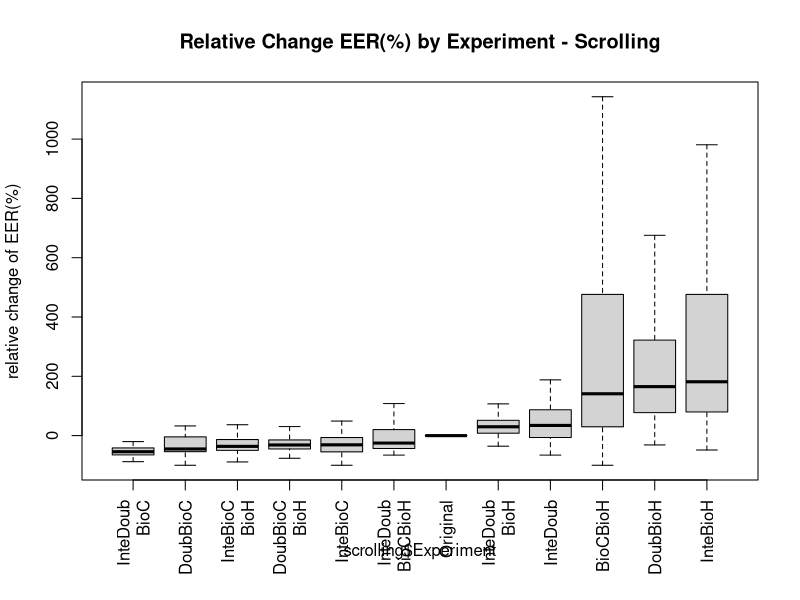
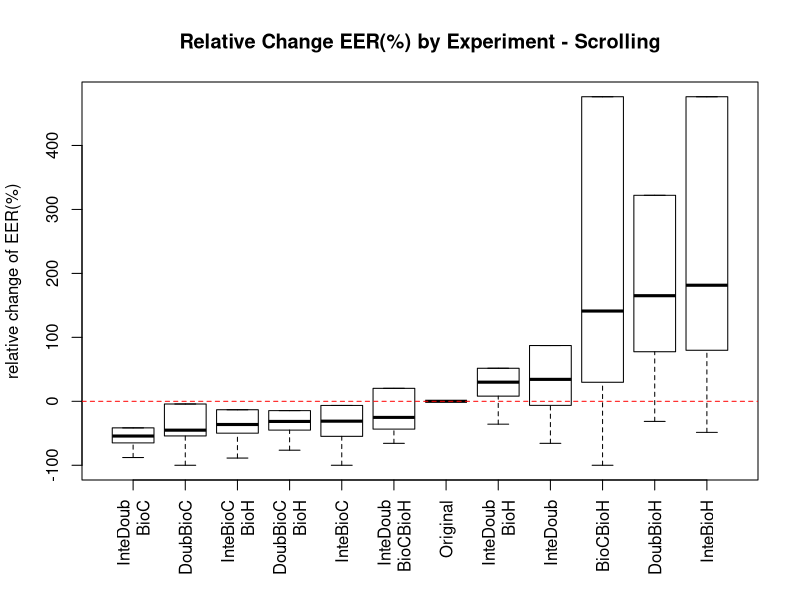

The R script that drew these images, in order:
sOriginal<-c(0.0198675497,0.0093582888,0.1181318681,0.0291262136,0.1462264151,0.0208333333,0.0817843866,0.1151832461,0.0869565217,0.2272727273,0.1724137931,0.0796460177,0.3164556962,0.1467889908,0.0751173709,0.1747572816,0.0550458716,0.0847457627,0.1481481481,0.0145985401,0.0485175202,0.0483870968,0.125498008,0.0632183908,0.0402298851,0.0543478261,0.0748031496,0.0895140665,0.1504424779,0.0459770115,0.0833333333,0.0707964602,0.1590214067,0.0068728522,0.0534482759,0.095505618,0.01953125,0.0434782609,0.0689655172,0.1504424779,0.0416666667)
sBioCBioH<-c(0.071953125,0.018572535757063344,0.023496293440634815,0.24509803921568626,0.23148148148148148,0.08158995815899582,0.10074626865671642,0.12203389830508475,0.12958308899500154,0.36354087089381204,0.05373676402885058,0.458903242147923,0.15048598553345388,0.4967250329530846,0.19190500878481523,0.04198473282442748,0.35429447852760737,0.49710982658959535,0.48214285714285715,0.013392857142857142,0.06729862914027747,0.4878048780487805,0.202395528431954,0.4902641238766297,0.5,0.13106796116504854,0.021199273167777106,0.13037202077416724,0.4183973604787969,0.49696382428940566,0.48549742477636215,0.26777882205513787,0.03509734483847906,0.06387076731904318,0.12389162561576354,0.16516059556138213,0.22795807978363758,0.05641025641025641,0.21965317919075145,0.48214285714285715,0.0)
sDoubBioC<-c(0.01,0.05137039385612626,0.044157450465428204,0.00980392156862745,0.07716049382716049,0.01677201103890323,0.061567164179104475,0.061016949152542375,0.16715534333026166,0.11397058823529412,0.07803468208092486,0.08482142857142858,0.11160714285714286,0.07208588957055215,0.05214723926380368,0.08015267175572519,0.41419420528947776,0.40173410404624277,0.06696428571428571,0.004464285714285714,0.029141104294478526,0.2804878048780488,0.08263504939003781,0.03468208092485549,0.008670520231213872,0.03398058252427184,0.024475524475524476,0.09049472016067028,0.07514450867052024,0.023255813953488372,0.07983193277310924,0.06696428571428571,0.06595092024539877,0.0034482758620689655,0.05264416111272095,0.08192090395480225,0.010716700473292765,0.057692307692307696,0.06358381502890173,0.15178571428571427,0.0)
sDoubBioH<-c(0.08309895833333333,0.016564503628549287,0.11632090852870074,0.27040816326530615,0.31877474959235963,0.08793732751713701,0.14515505374680998,0.18811784541662968,0.1633576275446092,0.4152501909854851,0.1782699882346923,0.458903242147923,0.25265596745027125,0.4967250329530846,0.20553587372908208,0.20603275772622842,0.36309738619374127,0.49710982658959535,0.48831569664902996,0.028806047966631908,0.09016420551320424,0.4878048780487805,0.23433643894319986,0.4902641238766297,0.5,0.14407450401013086,0.07586311326468807,0.2024775234180095,0.4314926594710727,0.49696382428940566,0.48359989156953104,0.2676221804511278,0.1563502751591933,0.0639484311898105,0.07602144305998261,0.19297218840715422,0.0440500338066261,0.12798216276477145,0.23410404624277456,0.49192629179331304,0.02857142857142857)
sInteBioC<-c(0.0,0.05078559853448883,0.040025219060469526,0.024509803921568627,0.10185185185185185,0.046060713967773524,0.07649253731343283,0.07457627118644068,0.1729356901510709,0.051470588235294115,0.06936416184971098,0.07142857142857142,0.10714285714285714,0.10122699386503067,0.05178720585270313,0.0916030534351145,0.41467752745269887,0.40173410404624277,0.06696428571428571,0.0,0.024539877300613498,0.2682926829268293,0.08163704539802184,0.03757225433526012,0.008670520231213872,0.043689320388349516,0.038461538461538464,0.07592220670610202,0.03468208092485549,0.029069767441860465,0.06722689075630252,0.0625,0.04141104294478527,0.006896551724137931,0.07968704723268619,0.0903954802259887,0.0504394861392833,0.021794871794871794,0.031791907514450865,0.12946428571428573,0.0)
sInteBioH<-c(0.079765625,0.01773409427182414,0.11356608759206162,0.25,0.31551362683438156,0.12995637852755274,0.17562446833191556,0.20706362587629779,0.18358884141744158,0.39686783804430864,0.18711954575681622,0.458903242147923,0.2405628390596745,0.49693251533742333,0.21176445174112157,0.23690061513377308,0.3646311285250296,0.4988047418438326,0.4852292768959436,0.020692127215849843,0.0842152696244605,0.4878048780487805,0.23653332313009762,0.4884393063583815,0.5,0.17823976361333896,0.10778591487252905,0.1971074639511713,0.42349992326973246,0.49696382428940566,0.48359989156953104,0.26323621553884713,0.11537150647580095,0.0612457284871078,0.0995508548246885,0.19893404501045667,0.06443542934415145,0.0838907469342252,0.22897962530234084,0.4848024316109423,0.02142857142857143)
sInteDoub<-c(0.01390625,0.008032128514056224,0.10645013613473725,0.0545218087234894,0.32660726764500353,0.07339980414849105,0.1511677364472972,0.15574585145088293,0.12578537320934907,0.2128533231474408,0.15939434242160724,0.098879179331307,0.42506781193490056,0.2509112951782721,0.08878423917739567,0.2157414955903061,0.08549002423055112,0.1258841971196238,0.14247134038800707,0.0072992700729927005,0.06004745919666628,0.12809876049580168,0.15848654129440798,0.08289734610353994,0.017740340736233647,0.15650063317855634,0.07301360057265568,0.14418746959973638,0.19621208245946084,0.10439276485788113,0.05082678232583356,0.05325814536340852,0.13356859028712986,0.011245728487107797,0.09776151840046363,0.18487217904298156,0.041176470588235294,0.08528428093645485,0.14023490345590947,0.34014057750759874,0.014285714285714285)
sDoubBioCBioH<-c(0.016432291666666668,0.012210244486718806,0.06495514380486551,0.05612244897959184,0.06734800838574423,0.01691444849995549,0.06234049957466553,0.05514242612476706,0.07328753734885929,0.12504774637127578,0.1060156529745767,0.06329154002026342,0.1181622965641953,0.07208588957055215,0.05108154036694605,0.10646261024234789,0.27115662215806563,0.40173410404624277,0.06591710758377425,0.014598540145985401,0.03322970581912589,0.2804878048780488,0.07325923233405393,0.03468208092485549,0.009469120778825677,0.026013085690164625,0.042866582236660976,0.06648439583889038,0.05969614814056985,0.0315891472868217,0.056925996204933584,0.044407894736842105,0.08408565680748832,0.007952780366573469,0.09971747319617502,0.0758966195336642,0.19553752535496957,0.045930880713489414,0.046242774566473986,0.12851443768996962,0.02857142857142857)
sInteBioCBioH<-c(0.009765625,0.012795039808356234,0.05928487097318266,0.025510204081632654,0.08278010715117633,0.025460696163090893,0.07399853066274843,0.06823143136036916,0.06509173159085196,0.05992169595110772,0.12064555731750984,0.04188829787234043,0.11239828209764918,0.10122699386503067,0.050361473544744954,0.11131697917438672,0.27527452698870963,0.40173410404624277,0.05869708994708995,0.0072992700729927005,0.03188199692424719,0.2682926829268293,0.07904797433886221,0.03757225433526012,0.004534910252509888,0.04717180244829042,0.06255162160673972,0.06418182103462884,0.0423551076781421,0.034366925064599485,0.03361344537815126,0.03555764411027569,0.06900177897484497,0.00697421559490525,0.10404955085482469,0.06064082155008271,0.21291413116970925,0.021906354515050165,0.026667486574017137,0.1293693009118541,0.02142857142857143)
sInteDoubBioC<-c(0.00390625,0.0033467202141900937,0.05548594880691356,0.015306122448979591,0.095125786163522,0.014822398290750466,0.041093109581625556,0.08116958026444228,0.03040965066599648,0.07682391138273491,0.1060156529745767,0.036379179331306986,0.10103978300180833,0.05612601910465249,0.03356951525101529,0.13940561772771068,0.03180904263545909,0.04954443029293622,0.03979276895943562,0.0072992700729927005,0.02630512790832272,0.01834266293482607,0.07665021394909861,0.027984051305852076,0.009069820505019775,0.020578303081468973,0.04154506910412422,0.059831641378877504,0.045923065118420384,0.005555555555555556,0.01301165627541339,0.026472431077694234,0.044611535072405936,0.0026250388319353835,0.06070704143726456,0.037979523675749916,0.044286680189317106,0.021181716833890744,0.033298487270938384,0.10799772036474163,0.014285714285714285)
sInteDoubBioH<-c(0.021718750000000002,0.007024589586415839,0.11768627167513995,0.04591836734693878,0.29373398555788494,0.0549274459182765,0.113641636377697,0.16341290265329667,0.12496160397643183,0.2598357524828113,0.22395007417259194,0.10505319148936171,0.26570976491862563,0.2509112951782721,0.08004982862409632,0.2236715333876825,0.08622467391864722,0.1258841971196238,0.12973985890652556,0.010948905109489052,0.05702544937410084,0.12809876049580168,0.14751646866012386,0.08289734610353994,0.031696836020687555,0.07745884339383706,0.09644292715158856,0.11225346366874303,0.16256586014629903,0.07428940568475452,0.05353754404987802,0.06195175438596491,0.2002302691738574,0.010422491456974216,0.06210518690234715,0.14356837406748446,0.04259634888438134,0.06337792642140469,0.1315643832246956,0.3114551671732523,0.03571428571428571)
sInteDoubBioCBioH<-c(0.008619791666666668,0.004685408299866131,0.05945754925346762,0.01020408163265306,0.10584090379687863,0.035742900382800674,0.08441922511793365,0.08365427278374302,0.07376225182206585,0.15550993124522536,0.10005626886285743,0.03020516717325228,0.14455244122965644,0.24079754601226994,0.05540194130015265,0.13629289261098348,0.07313630973861937,0.0953757225433526,0.0865299823633157,0.0072992700729927005,0.04508210275660212,0.12195121951219512,0.1269489774444721,0.06829880595755453,0.016095603894128382,0.05883284086112284,0.04329332085237597,0.06698256790045973,0.18090439408665404,0.029069767441860465,0.04852263486039577,0.0400219298245614,0.06797512760403678,0.008620689655172414,0.06460446247464503,0.12423135749289885,0.04063556457065585,0.04085841694537347,0.12269913499774525,0.301766717325228,0.014285714285714285)

sBioCBioH<-((sBioCBioH-sOriginal)/sOriginal)*100
sDoubBioC<-((sDoubBioC-sOriginal)/sOriginal)*100
sDoubBioH<-((sDoubBioH-sOriginal)/sOriginal)*100
sInteBioC<-((sInteBioC-sOriginal)/sOriginal)*100
sInteBioH<-((sInteBioH-sOriginal)/sOriginal)*100
sInteDoub<-((sInteDoub-sOriginal)/sOriginal)*100
sDoubBioCBioH<-((sDoubBioCBioH-sOriginal)/sOriginal)*100
sInteBioCBioH<-((sInteBioCBioH-sOriginal)/sOriginal)*100
sInteDoubBioH<-((sInteDoubBioH-sOriginal)/sOriginal)*100
sInteDoubBioC<-((sInteDoubBioC-sOriginal)/sOriginal)*100
sInteDoubBioCBioH<-((sInteDoubBioCBioH-sOriginal)/sOriginal)*100
sOriginal<-((sOriginal-sOriginal)/sOriginal)*100


scrolling<-matrix(c(sOriginal,sBioCBioH,sDoubBioC,sDoubBioH,sInteBioC,sInteBioH,sInteDoub,sDoubBioCBioH,sInteBioCBioH,sInteDoubBioH,sInteDoubBioC,sInteDoubBioCBioH),nrow=492)

ex0=rep('Original',41)
ex1=rep('BioCBioH',41)
ex2=rep('DoubBioC',41)
ex3=rep('DoubBioH',41)
ex4=rep('InteBioC',41)
ex5=rep('InteBioH',41)
ex6=rep('InteDoub',41)
ex7=rep('DoubBioC\nBioH',41)
ex8=rep('InteBioC\nBioH',41)
ex9=rep('InteDoub\nBioH',41)
ex10=rep('InteDoub\nBioC',41)
ex11=rep('InteDoub\nBioCBioH',41)
ex<-c(ex0,ex1,ex2,ex3,ex4,ex5,ex6,ex7,ex8,ex9,ex10,ex11)

scrolling<-data.frame(EER=scrolling,Experiment=ex)
par(mar=c(6,4.1,4.1,2.1),mgp=c(3,1,0))


boxPlotWithoutWiskers<-boxplot(scrolling$EER ~ scrolling$Experiment,at=rank(tapply(scrolling$EER, scrolling$Experiment, median)),main="Relative Change EER(%) by Experiment - Scrolling",ylab="relative change of EER(%)",las=3,outline=FALSE)

boxPlotWithoutWiskers$stats[5,]<-boxPlotWithoutWiskers$stats[4,]

bxp(boxPlotWithoutWiskers,at=rank(tapply(scrolling$EER, scrolling$Experiment, median)),main="Relative Change EER(%) by Experiment - Scrolling",ylab="relative change of EER(%)",las=3,outline=FALSE)
abline(h =0, col = "red", lty = 2) 



